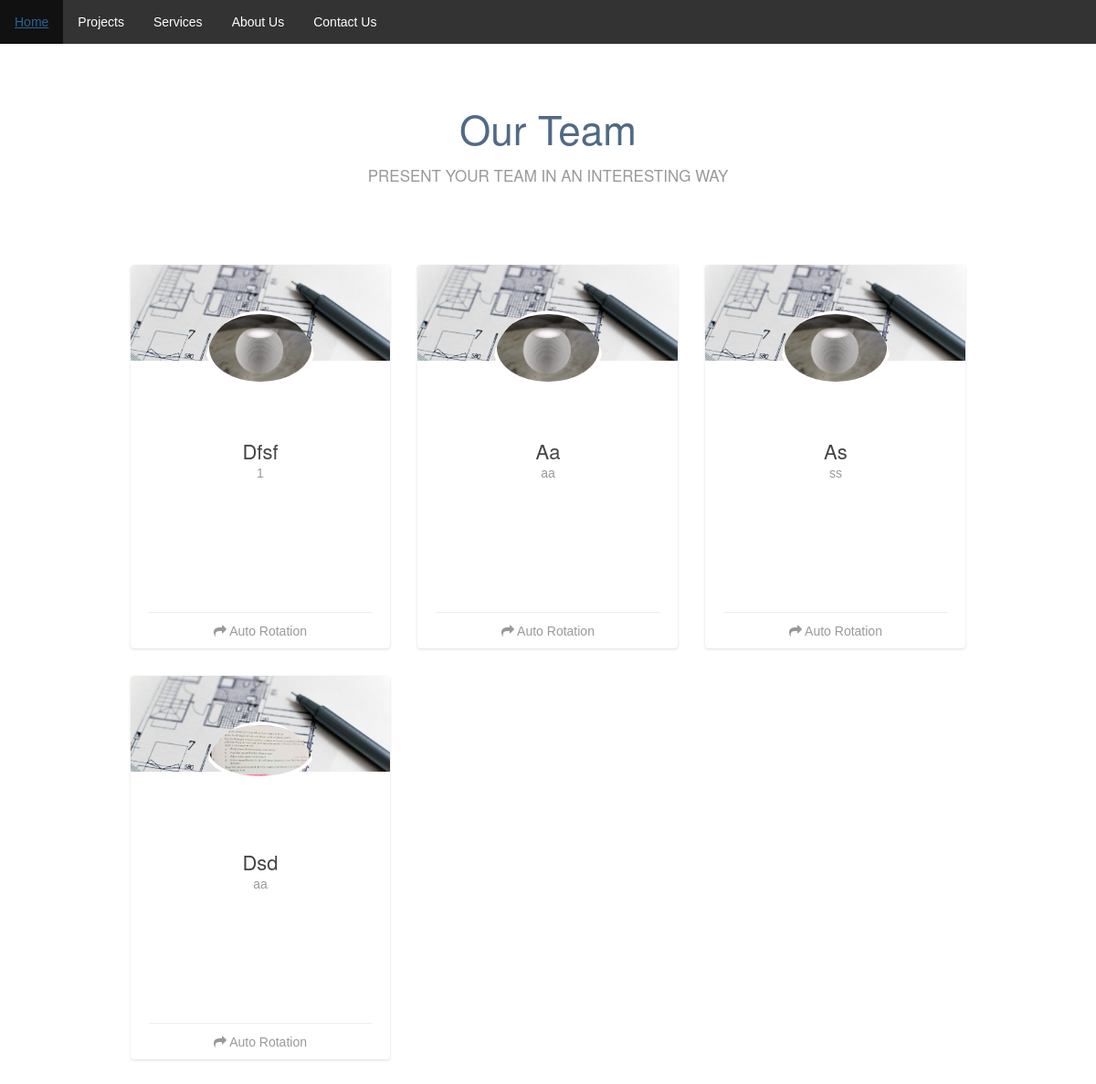
Page /home/about/ on the committed database.
### Home/models.py (models this page shows, shortened)
class About(models.Model):
    Name = models.CharField(max_length=50)
    Designation = models.CharField(max_length=50)
    Description = models.TextField(max_length=500, default="")
    Image = models.ImageField(upload_to="Home/images", default="")
    Facebook = models.URLField(blank=True)
    Insta = models.URLField(blank=True)
    Twitter = models.URLField(blank=True)

### Home/views.py (the view)
# urls.py: path("about/", views.about, name="about"),
def about(request):
    abouts = About.objects.all()
    return render(request, "Home/about.html", {"abouts": abouts})

### Home/templates/Home/about.html (shortened to what this page needs)
{% extends 'Home/navbar.html' %} {%block content%}{%load static%}<!DOCTYPE html>
<html>
<head>
    <link href="{% static "Home/bootstrap.css" %}" rel='stylesheet' />
    <link href="{% static "Home/pe-icon-7-stroke.css"%}" rel="stylesheet" />
    <link href="{% static 'Home/rotating-card.css'%}" rel='stylesheet' />
    <link href="https://netdna.bootstrapcdn.com/font-awesome/4.5.0/css/font-awesome.min.css" rel="stylesheet">
</head>
<div class="container">
    <div class="row">
        <h1 class="title">
            Our Team
            <br>
            <small>Present your team in an interesting way</small>
        </h1>
        <div class="col-sm-10 col-sm-offset-1">{%for about in abouts%}
         <div class="col-md-4 col-sm-6">
             <div class="card-container">
                <div class="card">
                    <div class="front">
                        <div class="cover">
                        </div>
                        <div class="user">
                            <img class="img-circle" src="{{about.Image.url }}"/>
                        </div>
                        <div class="content">
                            <div class="main">
                                <h3 class="name">{{about.Name}}</h3>
                                <p class="profession">{{about.Designation}}</p>
                            </div>
                            <div class="footer">
                                <i class="fa fa-mail-forward"></i> Auto Rotation
                            </div>
                        </div>
                    </div>
                    <div class="back">
                        <div class="content">
                            <div class="main">
                                <h4 class="text-center">{{about.Description}}</h4>
                            </div>
                        </div>
                        <div class="footer">
                            <div class="social-links text-center">
                                <a href="https://creative-tim.com" class="facebook"></a>
                                <a href="https://creative-tim.com" class="google"></a>
                                <a href="https://creative-tim.com" class="twitter"></a>
                            </div>
                        </div>
                    </div>
                </div>
            </div>
        </div> {%endfor%}
</body>
</html>{%endblock%}

### Home/templates/Home/navbar.html (shortened to what this page needs)
{% load static%}
<!DOCTYPE html>
<html>
  <head>
    <link rel="stylesheet" href="{% static "Home/navbar.css" %}" /> <link
  </head>
  <body>
    <ul class="sidenav" id="nav">
      <li><a class="active" href="{% url 'home'%}">Home</a></li>
      <li><a href="{% url 'Project:project'%}">Projects</a></li>
      <li><a href="{% url 'services'%}">Services</a></li>
      <li><a href="{% url 'about'%}">About Us</a></li>
      <li><a href="{% url 'contact'%}">Contact Us</a></li>
    </ul>
    {%block content%}{%endblock%}
  </body>
</html>

### Home/static/Home/navbar.css (style rules this page uses)
.sidenav { position: fixed; top: 0; left: 0; width: 100%; }
ul { list-style-type: none; margin: 0; padding: 0; overflow: hidden; background-color: #333; }
li { float: left; }
li a { display: block; color: white; text-align: center; padding: 14px 16px; text-decoration: none; }

### Home/static/Home/rotating-card.css (style rules this page uses)
body { margin-top: 60px; font-size: 14px; font-family: "Helvetica Nueue", Arial, Verdana, sans-serif; background: url(background.jpg) no-repeat; background-size: cover; background-repeat: no-repeat; background-position: 50% 50%; }
.card-container { -webkit-perspective: 800px; -moz-perspective: 800px; -o-perspective: 800px; perspective: 800px; margin-bottom: 30px; }
.card { -webkit-transition: -webkit-transform 0.5s; -moz-transition: -moz-transform 0.5s; -o-transition: -o-transform 0.5s; transition: transform 0.5s; -webkit-transform-style: preserve-3d; -moz-transform-style: preserve-3d; -o-transform-style: preserve-3d; transform-style: preserve-3d; position: relative; }
.front, .back { -webkit-backface-visibility: hidden; -moz-backface-visibility: hidden; -o-backface-visibility: hidden; backface-visibility: hidden; position: absolute; top: 0; left: 0; background-color: #fff; box-shadow: 0 1px 3px 0 rgba(0, 0, 0, 0.14); }
.front { z-index: 2; }
.back { -webkit-transform: rotateY(180deg); -moz-transform: rotateY(180deg); -o-transform: rotateY(180deg); transform: rotateY(180deg); z-index: 3; }
.card { background: none repeat scroll 0 0 #ffffff; border-radius: 4px; color: #444444; }
.card-container, .front, .back { width: 100%; height: 420px; border-radius: 4px; }
.card .cover { height: 105px; overflow: hidden; border-radius: 4px 4px 0 0; }
.card .user { border-radius: 50%; display: block; height: 120px; margin: -55px auto 0; overflow: hidden; width: 120px; }
.card .user img { background: none repeat scroll 0 0 #ffffff; border: 4px solid #ffffff; width: 100%; }
.card .content { background-color: rgba(0, 0, 0, 0); box-shadow: none; padding: 10px 20px 20px; }
.card .content .main { min-height: 160px; }
.card .back .content .main { height: 215px; }
.card .name { font-size: 22px; line-height: 28px; margin: 10px 0 0; text-align: center; text-transform: capitalize; }
.card .profession { color: #999999; text-align: center; margin-bottom: 20px; }
.card .footer { border-top: 1px solid #eeeeee; color: #999999; margin: 30px 0 0; padding: 10px 0 0; text-align: center; }
.card .footer .social-links { font-size: 18px; }
.card .footer .social-links a { margin: 0 7px; }
.title { color: #506a85; text-align: center; font-weight: 300; font-size: 44px; margin-bottom: 90px; line-height: 90%; }
.title small { font-size: 17px; color: #999; text-transform: uppercase; margin: 0; }

### Home/templates/Home/about.html (style rules this page uses)
body { margin-top: 100px; }

### rows in the picture
About: Image (picture), Name "Dfsf", Designation "1"
About: Image (picture), Name "Aa", Designation "aa"
About: Image (picture), Name "As", Designation "ss"
About: Image (picture), Name "Dsd", Designation "aa"
